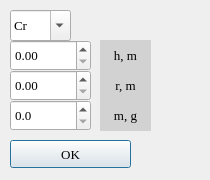
<?xml version="1.0" encoding="UTF-8"?>
<ui version="4.0">
 <class>Dialog</class>
 <widget class="QDialog" name="Dialog">
  <property name="geometry">
   <rect>
    <x>0</x>
    <y>0</y>
    <width>210</width>
    <height>180</height>
   </rect>
  </property>
  <property name="windowTitle">
   <string>Dialog</string>
  </property>
  <widget class="QComboBox" name="comboBox">
   <property name="geometry">
    <rect>
     <x>10</x>
     <y>10</y>
     <width>61</width>
     <height>31</height>
    </rect>
   </property>
   <property name="font">
    <font>
     <family>Times New Roman</family>
     <pointsize>10</pointsize>
    </font>
   </property>
   <property name="editable">
    <bool>true</bool>
   </property>
   <item>
    <property name="text">
     <string>Cr</string>
    </property>
   </item>
   <item>
    <property name="text">
     <string>Al</string>
    </property>
   </item>
   <item>
    <property name="text">
     <string>Ti</string>
    </property>
   </item>
  </widget>
  <widget class="QPushButton" name="ok_button">
   <property name="geometry">
    <rect>
     <x>10</x>
     <y>140</y>
     <width>121</width>
     <height>28</height>
    </rect>
   </property>
   <property name="font">
    <font>
     <family>Times New Roman</family>
     <pointsize>10</pointsize>
    </font>
   </property>
   <property name="text">
    <string>OK</string>
   </property>
  </widget>
  <widget class="QLabel" name="h_label">
   <property name="geometry">
    <rect>
     <x>100</x>
     <y>40</y>
     <width>51</width>
     <height>31</height>
    </rect>
   </property>
   <property name="font">
    <font>
     <family>Times New Roman</family>
     <pointsize>10</pointsize>
    </font>
   </property>
   <property name="styleSheet">
    <string notr="true">background-color: rgb(210, 210, 210)</string>
   </property>
   <property name="text">
    <string>h, m</string>
   </property>
   <property name="alignment">
    <set>Qt::AlignCenter</set>
   </property>
  </widget>
  <widget class="QDoubleSpinBox" name="distance">
   <property name="geometry">
    <rect>
     <x>10</x>
     <y>40</y>
     <width>81</width>
     <height>31</height>
    </rect>
   </property>
   <property name="font">
    <font>
     <family>Times New Roman</family>
     <pointsize>10</pointsize>
    </font>
   </property>
   <property name="maximum">
    <double>1.000000000000000</double>
   </property>
   <property name="singleStep">
    <double>0.010000000000000</double>
   </property>
  </widget>
  <widget class="QDoubleSpinBox" name="weight">
   <property name="geometry">
    <rect>
     <x>10</x>
     <y>100</y>
     <width>81</width>
     <height>31</height>
    </rect>
   </property>
   <property name="font">
    <font>
     <family>Times New Roman</family>
     <pointsize>10</pointsize>
    </font>
   </property>
   <property name="decimals">
    <number>1</number>
   </property>
   <property name="maximum">
    <double>999.000000000000000</double>
   </property>
  </widget>
  <widget class="QLabel" name="m_label">
   <property name="geometry">
    <rect>
     <x>100</x>
     <y>100</y>
     <width>51</width>
     <height>31</height>
    </rect>
   </property>
   <property name="font">
    <font>
     <family>Times New Roman</family>
     <pointsize>10</pointsize>
    </font>
   </property>
   <property name="styleSheet">
    <string notr="true">background-color: rgb(210, 210, 210)</string>
   </property>
   <property name="text">
    <string>m, g</string>
   </property>
   <property name="alignment">
    <set>Qt::AlignCenter</set>
   </property>
  </widget>
  <widget class="QDoubleSpinBox" name="radius">
   <property name="geometry">
    <rect>
     <x>10</x>
     <y>70</y>
     <width>81</width>
     <height>31</height>
    </rect>
   </property>
   <property name="font">
    <font>
     <family>Times New Roman</family>
     <pointsize>10</pointsize>
    </font>
   </property>
   <property name="maximum">
    <double>0.500000000000000</double>
   </property>
   <property name="singleStep">
    <double>0.010000000000000</double>
   </property>
  </widget>
  <widget class="QLabel" name="r_label">
   <property name="geometry">
    <rect>
     <x>100</x>
     <y>70</y>
     <width>51</width>
     <height>31</height>
    </rect>
   </property>
   <property name="font">
    <font>
     <family>Times New Roman</family>
     <pointsize>10</pointsize>
    </font>
   </property>
   <property name="styleSheet">
    <string notr="true">background-color: rgb(210, 210, 210)</string>
   </property>
   <property name="text">
    <string>r, m</string>
   </property>
   <property name="alignment">
    <set>Qt::AlignCenter</set>
   </property>
  </widget>
 </widget>
 <resources/>
 <connections/>
</ui>
